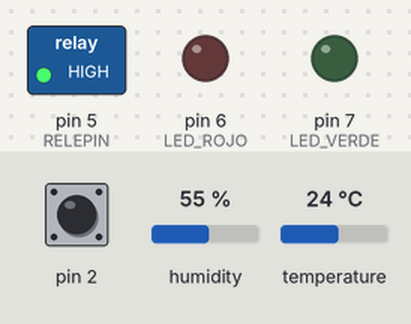
The sketch below on a simulated Arduino Uno, built with avr-gcc and run on an emulated ATmega328P. Parts: switched loads named in the sketch (green lamp = pin HIGH), output pins drawn as LEDs (lit = HIGH). The test bench sets the inputs (shaded band); at power-on: pin 2 HIGH, humidity 55 %, temperature 24 °C. Sleep ends after the set time or at an interrupt; no radio packets arrive unless stated.

Above: at 0.1 s.
At 1.1 s:
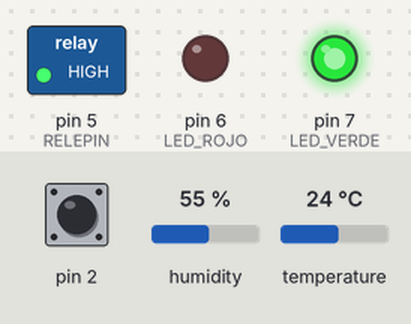
Timing chart, 0 to 2.6 s (numbered marks = the images above):
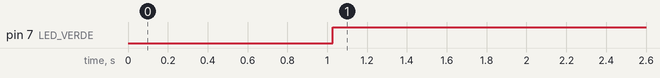

The sketch:

esclavo.ino
```cpp
int temperaturaDeseada;
int pb;
struct _valores {
  byte temperaturaActual;
  byte potencia;
  bool estado;
};
_valores valores;

#include "mensajeRF.h"
#include "sleep.h"
#include "DHT.h"
#include "rele.h"
#include "printf.h"
#define DHTPIN 4     // El pin digital al que se conecta el sensor DHT
#define DHTTYPE DHT11   // Modelo del DHT

//Inicializar el DHT
DHT dht(DHTPIN, DHTTYPE);

//Pines de leds
#define LED_ROJO 6
#define LED_VERDE 7


void setup() {
  //Valores iniciales
  valores.temperaturaActual = 0;
  valores.estado = true;
  valores.potencia = 0;
  temperaturaDeseada = 0;
  pb = 10;

  //Inicialización de entrada salida digital
  pinMode(2, INPUT_PULLUP);
  pinMode(LED_ROJO, OUTPUT);
  pinMode(LED_VERDE, OUTPUT);

  //Inicialización de puertos de relé
  inicializarRele();

  //Configuración del watchdog
  setup_watchdog(wdt_8s);

  //Iniciar módulo RF
  iniciarRF();
}

void loop(void) {
  int banda, salida;
  MensajeRF mensajeEntrante;
  delay(1000);

  //Leer valor de temperatura
  valores.temperaturaActual = (byte)dht.readTemperature();

  //Encender el led correspondiente
  if ( valores.estado) {
    digitalWrite(LED_VERDE, HIGH);
    digitalWrite(LED_ROJO, LOW);
  } else {
    digitalWrite(LED_ROJO, HIGH);
    digitalWrite(LED_VERDE, LOW);
  }

  //Encender o apagar relé, calcular potencia
  if (( valores.estado) & ( valores.temperaturaActual < temperaturaDeseada)) {
    //potencia --> CONTROL PROPORCIONAL
    banda = (pb * temperaturaDeseada) / 100; //pb es la constante para definir la banda
    salida = ((temperaturaDeseada - valores.temperaturaActual) * 100) / banda;
    if (salida > 100) {
      encenderRele();
      valores.potencia = 100;
    } else if (salida < 0) {
      apagarRele();
      valores.potencia = 0;
    } else {
      encenderRele();
      valores.potencia = salida;
    }
  } else {
    apagarRele();
    valores.potencia = 0;
  }

  //Entrar en modo de bajo consumo
  do_sleep();

  //Recibir y procesar mensaje de radiofrecuencia
  while (radio.available()) {
    radio.read(&mensajeEntrante, sizeof(MensajeRF));
    switch (mensajeEntrante.byteControl) {
      case CMD_NOP: {
          break;
        }
      case SET_TEMP: {
          temperaturaDeseada = mensajeEntrante.dato;
          break;
        }
      case SET_ESTADO: {
          valores.estado = (bool)mensajeEntrante.dato;
          break;
        }
    }
    //Escribir el payload del ACK
    radio.writeAckPayload(1, &valores, sizeof(_valores));
  }
}
```

mensajeRF.h
```cpp
#include <SPI.h>
#include "nRF24L01.h"
#include "RF24.h"
#include "printf.h"

//Comandos posibles
enum Comando {
  SET_TEMP = 0x01,

  SET_ESTADO = 0x11,

  CMD_NOP = 0xFF
};

struct MensajeRF {
  byte byteControl;
  int dato;
};

const uint64_t direccion = 0xF0F0F0F0D2LL;
const uint64_t direccionMaster = 0xF0F0F0F0E1LL;

//Utiliza los puertos 9 y 10 de gpio para spi
RF24 radio(9, 10);

//Idem master
void iniciarRF() {
  radio.begin();
  radio.setAutoAck(1);
  radio.enableAckPayload();
  radio.setRetries(0, 15);
  radio.enableDynamicPayloads();
  radio.openWritingPipe(direccionMaster);
  radio.openReadingPipe(1, direccion);
  radio.startListening();
}
```

rele.h
```cpp
byte RELEPIN = 5;

void inicializarRele() {
  pinMode(RELEPIN, OUTPUT);
  digitalWrite(RELEPIN, HIGH);
}

void encenderRele() {
  digitalWrite(RELEPIN, LOW);
}

void apagarRele() {
  digitalWrite(RELEPIN, HIGH);
}
```

sleep.h
```cpp
#include <avr/sleep.h>
#include <avr/power.h>

void wakeUp() {
  detachInterrupt(0);
}

// Declaraciones de sleep
typedef enum { wdt_16ms = 0, wdt_32ms, wdt_64ms, wdt_128ms, wdt_250ms, wdt_500ms, wdt_1s, wdt_2s, wdt_4s, wdt_8s } wdt_prescalar_e;

void setup_watchdog(uint8_t prescalar);
void do_sleep(void);

void setup_watchdog(uint8_t prescalar){

  uint8_t wdtcsr = prescalar & 7;
  if ( prescalar & 8 )
    wdtcsr |= _BV(WDP3);
  MCUSR &= ~_BV(WDRF);                      // Borrar la bandera de Reset de sistema del WD
  WDTCSR = _BV(WDCE) | _BV(WDE);            // Escribir el bit de habitlitación de cambio del WD
  WDTCSR = _BV(WDCE) | wdtcsr | _BV(WDIE);  // Escribir los bits del prescalador
}

ISR(WDT_vect)
{
}

void do_sleep(void)
{
  set_sleep_mode(SLEEP_MODE_IDLE); // Establecer el modo de bajo consumo
  sleep_enable();
  attachInterrupt(0, wakeUp, LOW);

  power_adc_disable();
  power_timer0_disable();
  power_timer1_disable();
  power_timer2_disable();
  power_twi_disable();
  WDTCSR |= _BV(WDIE);
  sleep_mode();                        // Entrar en modo de bajo consumo

  //El sistema continua la ejecución desde acá
  sleep_disable();

  power_all_enable();
  WDTCSR &= ~_BV(WDIE);
}
```

Measured:
- by itself, pin 7 (LED_VERDE): LOW → HIGH at 1.0 s
